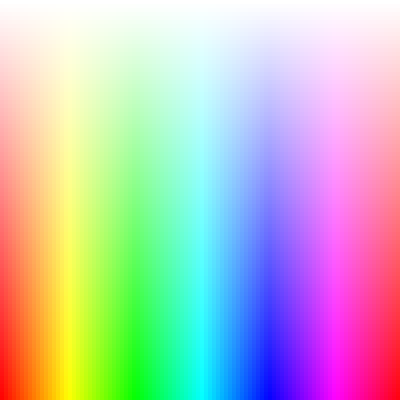
Frame 1 (no input)
Frame 60 (no input): identical to frame 1, image omitted
Frame 120 (the mouse pressed at the canvas centre since frame 60): identical to frame 1, image omitted

The p5.js sketch that drew this single still picture (run headless with seeded random() and noise() and a simulated clock; from frame 60 on, the mouse is pressed at the canvas centre):

// p5.js sketch
// ── sketch.js
function setup() {
  createCanvas(400, 400);
  // createCanvas(390, 600);
  // createCanvas(600, 390);
}

function draw() {
  
  let w = width / 100;
  let h = height / 100;

  noStroke();
  strokeWeight(0);
  colorMode(HSB, 100);

  for (let i = 0; i < 100; i++) {
    for (let j = 0; j < 100; j++) {
      fill(i, j, 100);
      rect(i*w, j*h, w, h);
    }
  }
}
